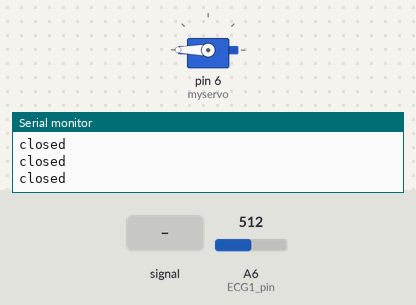
Simulated run of this sketch. Board: Arduino Nano, built with avr-gcc and run on an emulated ATmega328P. On the bench: servo, the last lines printed to the serial monitor. The test bench sets the inputs (shaded band); at power-on: A6 (ECG1_pin) = 512.

Above: at 1.2 s.
1.3 s: A6 (ECG1_pin) fed a 200 Hz sine of ±460 counts around its level
At 3.3 s:
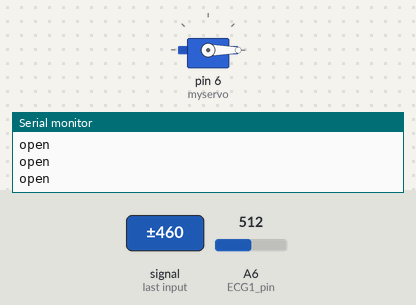
5.8 s: A6 (ECG1_pin) set to 209
At 6.8 s:
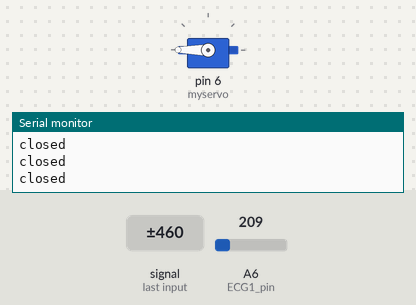
7.3 s: A6 (ECG1_pin) set to 193
At 8.3 s:
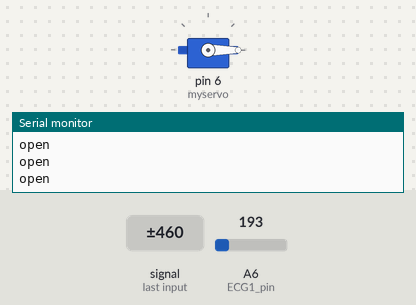
Timing chart, 0 to 10.0 s (numbered marks = the images above; inputs shaded):
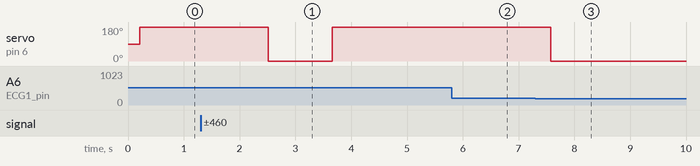

The sketch:

o_MuscleSensor_Device_For_Future_Hand_Prosthetic_Project_new.ino
```cpp
// Code for Final Project for BIOE 448
// Citations at the end

#include <Servo.h>
// #include "thingProperties.h"

const int ECG1_pin = A6; // Creates a constant integer with the signal input for the ECG sensor
Servo myservo;  // Comment taken from Servo code: creates Servo object to control servo 1
int servo_value = 0;
float pulse_signal = 0;
int threshold = 200; // Obtained from ECG values
char state[7] = "     ";

void setup() {
  Serial.begin(9600);
  myservo.attach(6);  // Comment taken from Servo code: Attaches the servo on pin 6 (PWM) to the Servo object

  //delay(1500)
  //initproperties();

  //ArduinoCloud.begin(ArduinoIotPreferredConnection);
  //setDebugMessageLevel(2);
  //ArduinoCloud.printDebugInfo();

  //while (ArduinoCloud.connected() != 1) {
    //ArduinoCloud.update();
    //delay(500);
  //}

}

void loop() {
  pulse_signal = analogRead(ECG1_pin);
  //Serial.println(pulse_signal);
  delay(200);
  if (pulse_signal > threshold) {
    servo_value = 180;
    strcpy(state, "closed");
  } else {
    servo_value = 0;
    strcpy(state, "open  ");
  }
  //Serial.println(servo_value);
  Serial.println(state);
  delay(10);
  myservo.write(servo_value);
  delay(20);

  //counter++;
  //if (counter > 100){
    //ArduinoCloud.update();
    //Serial.println(state);
    //counter = 0;
  //}

}


//for (servo_value = 0; servo_value <= 180; servo_value += 1) {
    //myservo.write(servo_value);
    //delay(15);
  //}


// CITATIONS:
//1) Servo related code taken and modified from example 'Knob.ino' from the Arduino Servo library:
    // https://github.com/arduino-libraries/Servo/blob/master/examples/Knob/Knob.ino (made by Michal Rinott and modified by Scott Fitzgerald)
//2) Also used the code from class (different labs)
//3) Any other citations of things that helped me with the code can be found in the Final Report.
```

Measured:
- the behaviour switches between 201 and 200 on A6 (ECG1_pin) (found by bisection; images 2 and 3)
- after the input at 1.3 s, servo on pin 6 (myservo): 180° → 0° after 1.2 s, → 180° 1.2 s later
- after the input at 5.8 s, servo on pin 6 (myservo): stays 180° (without the input it goes to 0° after 0.86 s)
- after the input at 7.3 s, servo on pin 6 (myservo): 180° → 0° after 0.28 s
